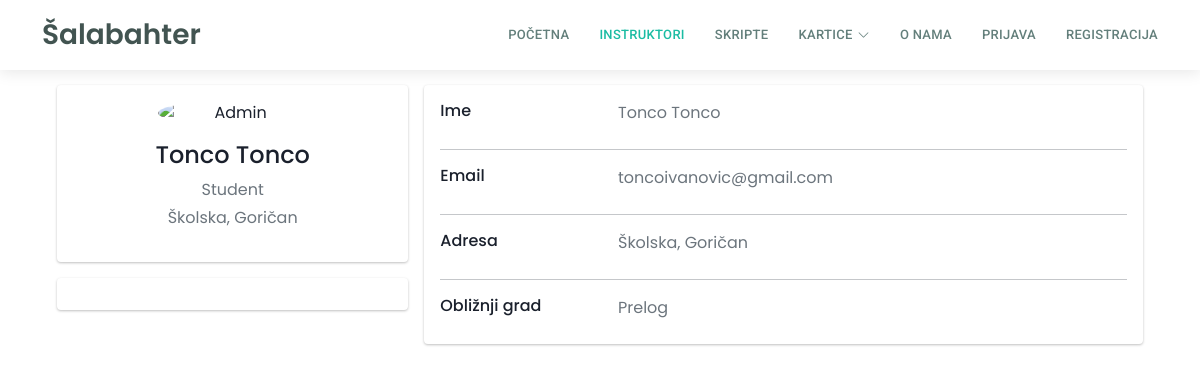
Before: /profil?korisnik=823 with the older database file.
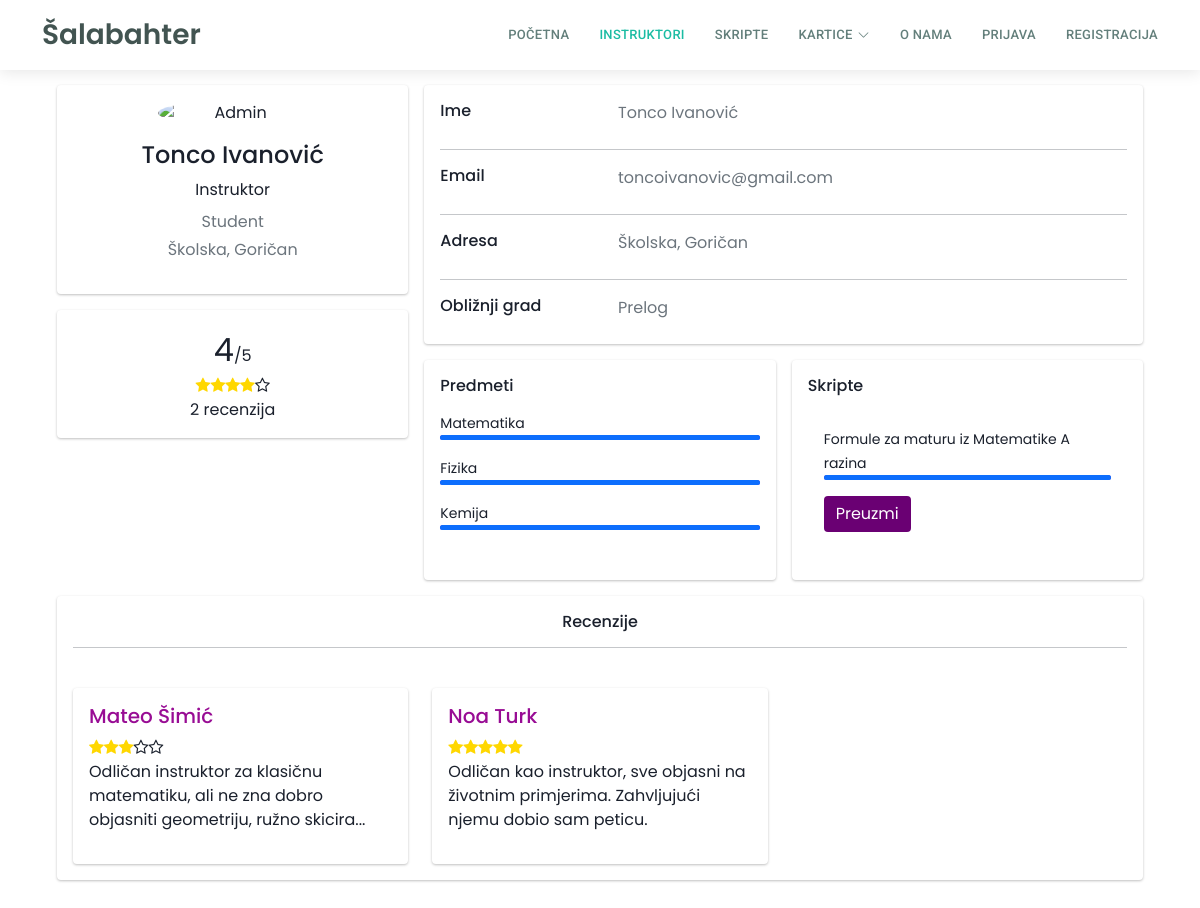
After: the same page with the newer database file.
### tables this page shows
CREATE TABLE `korisnik` (
  `korisnik_id` int(11) NOT NULL,
  `ime` varchar(50) DEFAULT NULL,
  `prezime` varchar(50) DEFAULT NULL,
  `email` varchar(100) DEFAULT NULL,
  `lozinka` varchar(255) DEFAULT NULL,
  `zeton_lozinke` varchar(64) DEFAULT NULL,
  `zeton_istice` datetime DEFAULT NULL,
  `adresa` varchar(255) DEFAULT NULL,
  `prebivaliste` varchar(255) NOT NULL,
  `mjesto` int(5) DEFAULT NULL,
  `slika_korisnika` varchar(255) DEFAULT NULL,
  `status_korisnika` int(20) DEFAULT NULL,
  `isAdmin` tinyint(1) NOT NULL
);

CREATE TABLE `statuskorisnika` (
  `status_id` int(11) NOT NULL,
  `status_naziv` varchar(50) DEFAULT NULL
);

CREATE TABLE `gradovi` (
  `grad_id` int(11) NOT NULL,
  `naziv_grada` varchar(255) DEFAULT NULL,
  `zupanija_id` int(11) DEFAULT NULL,
  `postanski_broj` int(11) NOT NULL
);

CREATE TABLE `predmeti` (
  `predmet_id` int(11) NOT NULL,
  `naziv_predmeta` varchar(255) DEFAULT NULL,
  `predmet_boja` varchar(255) NOT NULL,
  `slika_predmeta` varchar(255) DEFAULT NULL
);

CREATE TABLE `skripte` (
  `skripta_id` int(11) NOT NULL,
  `predmet_id` int(11) NOT NULL,
  `naziv_skripte` varchar(255) NOT NULL,
  `opis_skripte` longtext NOT NULL,
  `broj_pregleda` int(11) NOT NULL,
  `datum_kreiranja` date NOT NULL,
  `skripta_putanja` varchar(255) NOT NULL,
  `korisnik_id` int(11) NOT NULL
);

CREATE TABLE `recenzije` (
  `recenzija_id` int(11) NOT NULL,
  `ocjena` int(1) NOT NULL,
  `komentar` varchar(255) NOT NULL,
  `odKorisnika` int(11) NOT NULL,
  `zaKorisnika` int(11) NOT NULL
);

### profil/index.php (the view, shortened to what the changed rows need)
<?php
$con = require "../ukljucivanje/connection/spajanje.php";
$korisnikID = $_GET['korisnik'];
$sqlOdabraniKorisnik = "SELECT korisnik.korisnik_id,  ime,prezime,email,adresa,prebivaliste,naziv_grada, grad_id, status_naziv FROM korisnik, statuskorisnika, gradovi WHERE korisnik.korisnik_id={$korisnikID} AND  korisnik.status_korisnika=statuskorisnika.status_id AND korisnik.mjesto=gradovi.grad_id";
$rezultatOdabraniKorisnik = $con->query($sqlOdabraniKorisnik);
$korisnik = $rezultatOdabraniKorisnik->fetch_assoc();
$sqlProvjeraInstruktora = "SELECT * FROM instruktori WHERE korisnik_id =  {$korisnikID}";
$rezultatInstruktor = $con->query($sqlProvjeraInstruktora);
$instruktor = $rezultatInstruktor->fetch_assoc();
if ($rezultatInstruktor->num_rows > 0) {
  $korisnikJeInstruktor = true;
} else {
  $korisnikJeInstruktor = false;
}
if ($korisnikJeInstruktor) {
  $sqlInstruktoroviPredmeti = "SELECT naziv_predmeta, predmeti.predmet_id FROM instruktorovipredmeti,predmeti WHERE instruktorovipredmeti.predmet_id=predmeti.predmet_id AND instruktorovipredmeti.instruktor_id = {$instruktor['instruktor_id']}";
  $rezultatInstruktoroviPredmeti = $con->query($sqlInstruktoroviPredmeti);
  $sqlSkripteKorisnika = "SELECT * FROM skripte WHERE korisnik_id = {$korisnikID}";
  $resultSkripteKorisnika = $con->query($sqlSkripteKorisnika);
  if ($resultSkripteKorisnika->num_rows > 0) {
    $korisnikImaSkripte = true;
  } else {
    $korisnikImaSkripte = false;
  }
}
$sqlDohvatiRecenzije = "SELECT * FROM recenzije WHERE zaKorisnika = {$korisnikID}";
$rezultatRecenzije = $con->query($sqlDohvatiRecenzije);
if ($rezultatRecenzije->num_rows > 0) {
  $imaRecenzije = true;
} else {
  $imaRecenzije = false;
}
?>
<!DOCTYPE html>
<html lang="hr">
<head>
  <?php include '../assets/css/stiliranjeSporedno.php'; ?>
  <link rel="stylesheet" href="https://cdnjs.cloudflare.com/ajax/libs/font-awesome/4.7.0/css/font-awesome.min.css">
  <link href="../assets/css/recenzije.css" rel="stylesheet">
  <link href="../assets/css/nadzornaploca.css" rel="stylesheet">
</head>
<body>
  <?php include '../ukljucivanje/header.php'; ?>
  <div class="container">
    <div class="main-body ">
      <div class="row gutters-sm">
        <div class="col-md-4 mb-3 ">
          <div class="card">
            <div class="card-body">
              <div class="d-flex flex-column align-items-center text-center">
                <div class="mt-3">
                  <h4> <?php echo $korisnik["ime"] . " " . $korisnik["prezime"] ?> </h4>
                  <?php if ($korisnikJeInstruktor) :
                  ?>
                    <label class="text">Instruktor</label>
                  <?php endif; ?>
                  <p class="text-secondary mb-1">
                    <?php echo $korisnik['status_naziv']; ?>
                  </p>
                  <p class="text-muted font-size-sm"><?php echo $korisnik["adresa"] . ",  ";
                                                      echo $korisnik['prebivaliste']; ?>
                  </p>
                </div>
              </div>
            </div>
          </div>
          <div class="card mt-3">
            <div class="card-body ">
              <div class="row">
                <div class="col-12 ">
                  <div class="content text-center">
                    <div class="ratings">
                      <?php if ($imaRecenzije) : ?>
                        <?php
                        $sqlDohvatiOcjene = "SELECT ROUND(AVG(ocjena),1) as prosjek, COUNT(ocjena) as brojOcjena FROM recenzije WHERE zaKorisnika = {$korisnikID} ";
                        $rezultatOcjene = $con->query($sqlDohvatiOcjene);
                        $ocjene = $rezultatOcjene->fetch_assoc();
                        $ocjene = floatval($ocjene['prosjek']);
                        $sqlBrojRecenzija = "SELECT COUNT(ocjena) as brojOcjena FROM recenzije WHERE zaKorisnika = {$korisnikID} ";
                        $rezultatBrojRecenzija = $con->query($sqlBrojRecenzija);
                        $brojRecenzija = $rezultatBrojRecenzija->fetch_assoc();
                        $brojRecenzija = $brojRecenzija['brojOcjena'];
                        ?>
                        <span style="font-size: 2em;"><?php echo $ocjene; ?></span><span>/5 <br></span>
                        <?php
                        for ($i = 1; $i <= 5; $i++) {
                          if ($i <= $ocjene) {
                            echo '<i class="fa fa-star" style="color:gold;"></i>';
                          } else {
                            echo '<i class="fa fa-star-o"></i>';
                          }
                        }
                        ?>
                        <div class="rating-text">
                          <span><?php echo $brojRecenzija ?> recenzija</span>
                          <br>
                        </div>
                      <?php endif; ?>
                    </div>
                  </div>
                </div>
              </div>
            </div>
          </div>
        </div>
        <div class="col-md-8">
          <div class="card mb-3">
            <div class="card-body">
              <form method="POST">
                <div class="row">
                  <div class="col-sm-5 text-secondary">
                    <label type="text"><?php echo $korisnik["ime"] . " " . $korisnik["prezime"]
                                        ?></label>
                  </div>
                </div>
                <div class="row">
                  <?php if (isset($administartor)) : ?>
                    <div class="col-sm-9 text-secondary">
                      <input type="text" class="form-control" name="emailPromjena" id="emailPromjena" value="<?php echo $korisnik["email"] ?>">
                    </div>
                  <?php else : ?>
                    <div class="col-sm-9 text-secondary">
                      <label type="text"><?php echo $korisnik["email"] ?></label>
                    </div>
                  <?php endif; ?>
                </div>
                <div class="row">
                  <div class="col-sm-7 text-secondary">
                    <label type="text"><?php echo $korisnik["adresa"] . ", " .  $korisnik["prebivaliste"]
                                        ?></label>
                  </div>
                </div>
                <div class="row">
                  <div class="col-sm-9 text-secondary">
                    <label type="text"><?php echo $korisnik["naziv_grada"];
                                        ?></label>
                  </div>
                </div>
              </form>
            </div>
          </div>
          <?php if ($korisnikJeInstruktor) : ?>
            <div class="row gutters-sm">
              <div class="col-sm-6 mb-3">
                <div class="card h-100">
                  <div class="card-body">
                    <h6 class="d-flex align-items-center mb-3">Predmeti</h6>
                    <?php
                    $rezultatInstruktoroviPredmeti->data_seek(0);
                    while ($row = $rezultatInstruktoroviPredmeti->fetch_assoc()) : ?>
                      <small>
                        <?php echo $row['naziv_predmeta']; ?>
                      </small>
                      <div class="progress mb-3" style="height: 5px">
                        <div class="progress-bar bg-primary" role="progressbar" style="width: 100%" aria-valuenow="80" aria-valuemin="0" aria-valuemax="100"></div>
                      </div>
                    <?php endwhile; ?>
                  </div>
                </div>
              </div>
              <div class="col-sm-6 mb-3">
                <div class="card h-100">
                  <div class="card-body">
                    <h6 class="d-flex align-items-center mb-3">Skripte</h6>
                    <div class="row overflow-auto" style="max-height: 300px;">
                      <div class="col-sm mb-3">
                        <?php
                        if ($korisnikImaSkripte) :
                          while ($row = $resultSkripteKorisnika->fetch_assoc()) : ?>
                            <div class="card-body">
                              <small><?php echo $row['naziv_skripte']; ?></small>
                              <div class="progress mb-3" style="height: 5px">
                                <div class="progress-bar bg-primary" role="progressbar" style="width: 100%" aria-valuenow="100" aria-valuemin="0" aria-valuemax="100"></div>
                              </div>
                              <a href="<?php echo "../skripte/" . $row['skripta_putanja']; ?>" class="btn btn-primary" download>Preuzmi</a>
                            </div>
                        <?php endwhile;
                        else : echo "Instruktor još nije dodao skripte";
                        endif; ?>
                      </div>
                    </div>
                  </div>
                </div>
              </div>
            </div>
          <?php endif; ?>
        </div>
      </div>
      <?php if ($imaRecenzije) : ?>
        <div class="row">
          <div class="col-md-12">
            <div class="card mb-3">
              <div class="card-body">
                <div class="row">
                  <div class="col d-flex justify-content-center">
                    <h6 class="mb-0">Recenzije</h6>
                  </div>
                </div>
                <hr>
                <div class="row">
                  <?php
                  $sqlSveRecnezije = "SELECT * FROM recenzije WHERE zaKorisnika = {$korisnikID} LIMIT 6";
                  $rezultatSveRecenzije = $con->query($sqlSveRecnezije);
                  if ($rezultatSveRecenzije->num_rows > 0) :
                    while ($red = $rezultatSveRecenzije->fetch_assoc()) :
                      $sqlKorisnik = "SELECT korisnik_id, korisnik.ime, korisnik.prezime, recenzije.ocjena, recenzije.komentar
                        FROM korisnik
                        JOIN recenzije ON korisnik.korisnik_id = recenzije.odKorisnika
                        WHERE recenzije.recenzija_id = {$red['recenzija_id']}";
                      $rezultatKorisnik = $con->query($sqlKorisnik);
                      $korisnik = $rezultatKorisnik->fetch_assoc();
                  ?>
                      <div class="col-sm-4">
                        <div class="card mt-4 ">
                          <div class="card-body">
                            <div class="row">
                              <div class="col">
                                <h5><a class="link" href="?korisnik=<?php echo $korisnik['korisnik_id'] ?>"><?php echo $korisnik['ime'] . " " . $korisnik['prezime'] ?></a></h5>
                              </div>
                            </div>
                            <div class="row">
                              <div class="col">
                                <?php
                                for ($i = 1; $i <= 5; $i++) {
                                  if ($i <= $korisnik['ocjena']) {
                                    echo '<i class="fa fa-star" style="color:gold;"></i>';
                                  } else {
                                    echo '<i class="fa fa-star-o"></i>';
                                  }
                                }
                                ?>
                              </div>
                            </div>
                            <div class="row">
                              <div class="col">
                                <p><?php echo $korisnik['komentar'] ?></p>
                              </div>
                            </div>
                          </div>
                        </div>
                      </div>
                  <?php endwhile;
                  else : echo "Nema recenzija";
                  endif; ?>
                </div>
              </div>
            </div>
          </div>
        </div>
      <?php endif; ?>
    </div>
  </div>
  <link rel="stylesheet" href="https://cdnjs.cloudflare.com/ajax/libs/jquery-datetimepicker/2.5.20/jquery.datetimepicker.min.css" />
</body>
</html>

Changed rows visible on the page:
changed korisnik "Tonco": prezime "Tonco" → "Ivanović"
now on this page (row edited): predmeti: naziv_predmeta "Matematika"
now on this page (row unchanged): predmeti: naziv_predmeta "Fizika"
now on this page (row unchanged): predmeti: naziv_predmeta "Kemija"
added skripte: naziv_skripte "Formule za maturu iz Matematike A razina"
added recenzije: odKorisnika.ime "Mateo", odKorisnika.prezime "Šimić", ocjena 3 (drawn), komentar "Odličan instruktor za klasičnu matematiku, ali ne zna dobro objasniti geometriju, ružno skicira..."
added recenzije: odKorisnika.ime "Noa", odKorisnika.prezime "Turk", ocjena 5 (drawn), komentar "Odličan kao instruktor, sve objasni na životnim primjerima. Zahvljujući njemu dobio sam peticu."
Other visible differences:
$ocjene: (not shown) → "4"
$brojRecenzija: (not shown) → "2"
text now shown: "Instruktor /5 recenzija Predmeti Skripte Recenzije"
